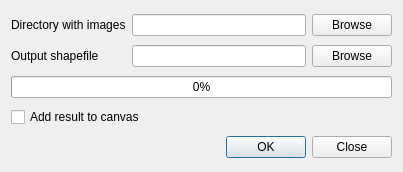
<?xml version="1.0" encoding="UTF-8"?>
<ui version="4.0">
 <class>Photo2ShapeDialog</class>
 <widget class="QDialog" name="Photo2ShapeDialog">
  <property name="geometry">
   <rect>
    <x>0</x>
    <y>0</y>
    <width>403</width>
    <height>172</height>
   </rect>
  </property>
  <property name="windowTitle">
   <string>Photo2Shape</string>
  </property>
  <layout class="QGridLayout" name="gridLayout">
   <item row="0" column="0">
    <widget class="QLabel" name="label">
     <property name="text">
      <string>Directory with images</string>
     </property>
    </widget>
   </item>
   <item row="0" column="1">
    <widget class="QLineEdit" name="inputDirEdit"/>
   </item>
   <item row="0" column="2">
    <widget class="QPushButton" name="btnSelectInputDir">
     <property name="text">
      <string>Browse</string>
     </property>
    </widget>
   </item>
   <item row="1" column="0">
    <widget class="QLabel" name="label_2">
     <property name="text">
      <string>Output shapefile</string>
     </property>
    </widget>
   </item>
   <item row="1" column="1">
    <widget class="QLineEdit" name="outputFileEdit"/>
   </item>
   <item row="1" column="2">
    <widget class="QPushButton" name="btnSelectOutputFile">
     <property name="text">
      <string>Browse</string>
     </property>
    </widget>
   </item>
   <item row="3" column="0" colspan="2">
    <widget class="QCheckBox" name="addToCanvasCheck">
     <property name="text">
      <string>Add result to canvas</string>
     </property>
    </widget>
   </item>
   <item row="2" column="0" colspan="3">
    <widget class="QProgressBar" name="progressBar">
     <property name="value">
      <number>0</number>
     </property>
    </widget>
   </item>
   <item row="4" column="1" colspan="2">
    <widget class="QDialogButtonBox" name="buttonBox">
     <property name="orientation">
      <enum>Qt::Horizontal</enum>
     </property>
     <property name="standardButtons">
      <set>QDialogButtonBox::Close|QDialogButtonBox::Ok</set>
     </property>
    </widget>
   </item>
  </layout>
 </widget>
 <resources/>
 <connections>
  <connection>
   <sender>buttonBox</sender>
   <signal>accepted()</signal>
   <receiver>Photo2ShapeDialog</receiver>
   <slot>accept()</slot>
   <hints>
    <hint type="sourcelabel">
     <x>248</x>
     <y>254</y>
    </hint>
    <hint type="destinationlabel">
     <x>157</x>
     <y>274</y>
    </hint>
   </hints>
  </connection>
  <connection>
   <sender>buttonBox</sender>
   <signal>rejected()</signal>
   <receiver>Photo2ShapeDialog</receiver>
   <slot>reject()</slot>
   <hints>
    <hint type="sourcelabel">
     <x>316</x>
     <y>260</y>
    </hint>
    <hint type="destinationlabel">
     <x>286</x>
     <y>274</y>
    </hint>
   </hints>
  </connection>
 </connections>
</ui>
